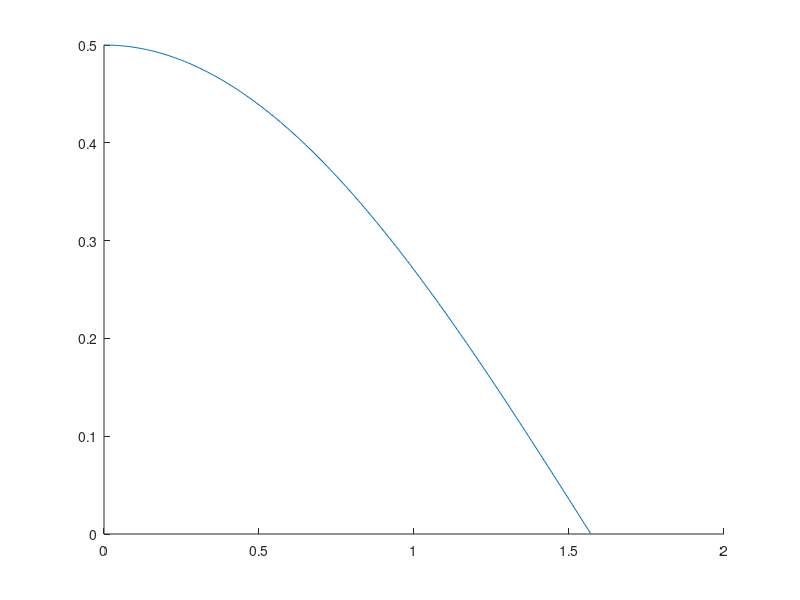

Write the MATLAB code that produced this figure. (Note: this script raises an error after producing the figure.)
clear; % clear CommandWindow and workspace
 %Parameters of the coupling function g(x)=a(1)*sin(x+b(1))+a(2)*sin(2x+b(2))
 a(1)=-1; 
 b(2)=0;
 
 AGS=zeros(3,1);
 eps=1e-8;% for sedumi
 bigeps=eps;% for sedumi
 maxiter=400;% for sedumi
 degrees=1:10;
 timescale=1;
 tolerance=5*10^(-5);
 
 
 n=2;%the dimension of the state space
 hold on
t=0:0.01:1.57;
xt=0.5*cos(t);
plot(t,xt)
 %the coupling function has the form: g(x)=-sin(x-aa)+rsin(2x)
 for r=0:0.01:0.5
     a(2)=r;
 for aa=0:.01   :1.6-2*r
         b(1)=-aa;
         % define the plant itself
         G = @(x) (0.1E1+x(1).^2).^2.*(0.1E1+x(2).^2).^2;

  F1=@(x)timescale*(1+x(1).^2).*(-0.3E1).*(0.333333E0.*a(1).*sin(b(1))+0.333333E0.*a(1).*cos(b(1)) ...
  .*x(1)+(-0.2E1).*a(2).*cos(b(2)).*x(1)+0.333333E0.*a(1).*sin(b(1)) ...
  .*x(1).^2+(-0.133333E1).*a(2).*sin(b(2)).*x(1).^2+0.333333E0.*a(1) ...
  .*cos(b(1)).*x(1).^3+0.2E1.*a(2).*cos(b(2)).*x(1).^3+0.666667E0.* ...
  a(1).*cos(b(1)).*x(2)+0.666667E0.*a(1).*sin(b(1)).*x(1).*x(2)+ ...
  0.266667E1.*a(2).*sin(b(2)).*x(1).*x(2)+0.666667E0.*a(1).*cos(b(1) ...
  ).*x(1).^2.*x(2)+(-0.533333E1).*a(2).*cos(b(2)).*x(1).^2.*x(2)+ ...
  0.666667E0.*a(1).*sin(b(1)).*x(1).^3.*x(2)+(-0.266667E1).*a(2).* ...
  sin(b(2)).*x(1).^3.*x(2)+0.133333E1.*a(1).*cos(b(1)).*x(1).*x(2) ...
  .^2+0.133333E1.*a(2).*cos(b(2)).*x(1).*x(2).^2+0.8E1.*a(2).*sin(b( ...
  2)).*x(1).^2.*x(2).^2+0.133333E1.*a(1).*cos(b(1)).*x(1).^3.*x(2) ...
  .^2+(-0.133333E1).*a(2).*cos(b(2)).*x(1).^3.*x(2).^2+0.666667E0.* ...
  a(1).*cos(b(1)).*x(2).^3+0.666667E0.*a(1).*sin(b(1)).*x(1).*x(2) ...
  .^3+(-0.266667E1).*a(2).*sin(b(2)).*x(1).*x(2).^3+0.666667E0.*a(1) ...
  .*cos(b(1)).*x(1).^2.*x(2).^3+0.533333E1.*a(2).*cos(b(2)).*x(1) ...
  .^2.*x(2).^3+0.666667E0.*a(1).*sin(b(1)).*x(1).^3.*x(2).^3+ ...
  0.266667E1.*a(2).*sin(b(2)).*x(1).^3.*x(2).^3+(-0.333333E0).*a(1) ...
  .*sin(b(1)).*x(2).^4+0.1E1.*a(1).*cos(b(1)).*x(1).*x(2).^4+( ...
  -0.2E1).*a(2).*cos(b(2)).*x(1).*x(2).^4+(-0.333333E0).*a(1).*sin( ...
  b(1)).*x(1).^2.*x(2).^4+(-0.133333E1).*a(2).*sin(b(2)).*x(1).^2.* ...
  x(2).^4+0.1E1.*a(1).*cos(b(1)).*x(1).^3.*x(2).^4+0.2E1.*a(2).*cos( ...
  b(2)).*x(1).^3.*x(2).^4);

  F2=@(x)timescale*(1+x(2).^2).*(-0.6E1).*(0.166667E0.*a(1).*sin(b(1))+0.333333E0.*a(1).*cos(b(1)) ...
  .*x(1)+0.333333E0.*a(1).*cos(b(1)).*x(1).^3+(-0.166667E0).*a(1).* ...
  sin(b(1)).*x(1).^4+0.166667E0.*a(1).*cos(b(1)).*x(2)+(-0.1E1).*a( ...
  2).*cos(b(2)).*x(2)+0.333333E0.*a(1).*sin(b(1)).*x(1).*x(2)+ ...
  0.133333E1.*a(2).*sin(b(2)).*x(1).*x(2)+0.666667E0.*a(1).*cos(b(1) ...
  ).*x(1).^2.*x(2)+0.666667E0.*a(2).*cos(b(2)).*x(1).^2.*x(2)+ ...
  0.333333E0.*a(1).*sin(b(1)).*x(1).^3.*x(2)+(-0.133333E1).*a(2).* ...
  sin(b(2)).*x(1).^3.*x(2)+0.5E0.*a(1).*cos(b(1)).*x(1).^4.*x(2)+( ...
  -0.1E1).*a(2).*cos(b(2)).*x(1).^4.*x(2)+0.166667E0.*a(1).*sin(b(1) ...
  ).*x(2).^2+(-0.666667E0).*a(2).*sin(b(2)).*x(2).^2+0.333333E0.*a( ...
  1).*cos(b(1)).*x(1).*x(2).^2+(-0.266667E1).*a(2).*cos(b(2)).*x(1) ...
  .*x(2).^2+0.4E1.*a(2).*sin(b(2)).*x(1).^2.*x(2).^2+0.333333E0.*a( ...
  1).*cos(b(1)).*x(1).^3.*x(2).^2+0.266667E1.*a(2).*cos(b(2)).*x(1) ...
  .^3.*x(2).^2+(-0.166667E0).*a(1).*sin(b(1)).*x(1).^4.*x(2).^2+( ...
  -0.666667E0).*a(2).*sin(b(2)).*x(1).^4.*x(2).^2+0.166667E0.*a(1).* ...
  cos(b(1)).*x(2).^3+0.1E1.*a(2).*cos(b(2)).*x(2).^3+0.333333E0.*a( ...
  1).*sin(b(1)).*x(1).*x(2).^3+(-0.133333E1).*a(2).*sin(b(2)).*x(1) ...
  .*x(2).^3+0.666667E0.*a(1).*cos(b(1)).*x(1).^2.*x(2).^3+( ...
  -0.666667E0).*a(2).*cos(b(2)).*x(1).^2.*x(2).^3+0.333333E0.*a(1).* ...
  sin(b(1)).*x(1).^3.*x(2).^3+0.133333E1.*a(2).*sin(b(2)).*x(1).^3.* ...
  x(2).^3+0.5E0.*a(1).*cos(b(1)).*x(1).^4.*x(2).^3+0.1E1.*a(2).*cos( ...
  b(2)).*x(1).^4.*x(2).^3); 


%tol=1e+4;
%u=10
%tolerance=tol/sum([sqrt(F1([0 0])^2+F2([0 0])^2),sqrt(F1([u u])^2+F2([u u])^2),sqrt(F1([u -u])^2+F2([u -u])^2),sqrt(F1([-u u])^2+F2([-u u])^2),sqrt(F1([-u -u])^2+F2([-u -u])^2)])

GRed=@(x)(1+x.^2).^2;
        for degree=degrees%this is actually the half of the degree
            degreeInt=1;
            x=sdpvar(n,1);
            y=sdpvar(n-1,1);
            degree*2;
            [rho,wrho] = polynomial(x,2*degree);
            f1 = F1(x);
            f2 = F2(x);
            g = G(x);
            div = jacobian( f1, x(1) )+...
                jacobian( f2, x(2) );
            fun = (g*rho*div+jacobian(rho,x)*[f1;f2]*g-rho*jacobian(g,x)*[f1;f2]);
            
            
            %(Bx * div - alpha*jacobian(Anladım KHAS112Bx, x)*([Ax*f1 + g1*c;Ax*f2 + g2*c]));
            % fun = (Bx * div - alpha*jacobian(Bx, x)*([Ax*f1 + g1*c]));
            %constr = [sos(fun),sos(rho),sos(funRed),sos(rhoRed),sum(wrho)>=tolerance,sum(wrhoRed)>=toleranceRed]%,wrho(1)>=tolerance,wrhoRed(1)>=toleranceRed];
            constr = [sos(fun),sos(rho-tolerance)];
            params = [wrho];
%             constr =
%             [sos(fun),sos(rho),sum(wrho)>=tolerance,wrho(1)>=tolerance];
%             params = [wrho];
%             constr = [sos(funRed),sos(rhoRed),sum(wrhoRed)>=toleranceRed];
%            params = [ wrhoRed];
            %options = sdpsettings('solver','sdpa');
            %options = sdpsettings('solver','sdpt3');
            options = sdpsettings('solver','sedumi','verbose',0,'sedumi.eps',eps,'sedumi.bigeps', ...
                bigeps,'sedumi.maxiter',maxiter);
            %options = sdpsettings('solver','mosek');
            [sol,~,~,~]=solvesos(constr,1,options,params);
            if sol.problem==0
                yalmip('clear')
                sayac=sayac+1;
                AGS(:,sayac)=[r;aa;2*degree];
                save('kayitFigure3.mat')
                degree
                [r aa]
                AGS
                break
            end
            degree
            [r aa]
            AGS
            yalmip('clear')
        end
    end
 end
plot(AGS(2,:),AGS(1,:),'*')
xlabel('α') 
ylabel('r') 
%,








